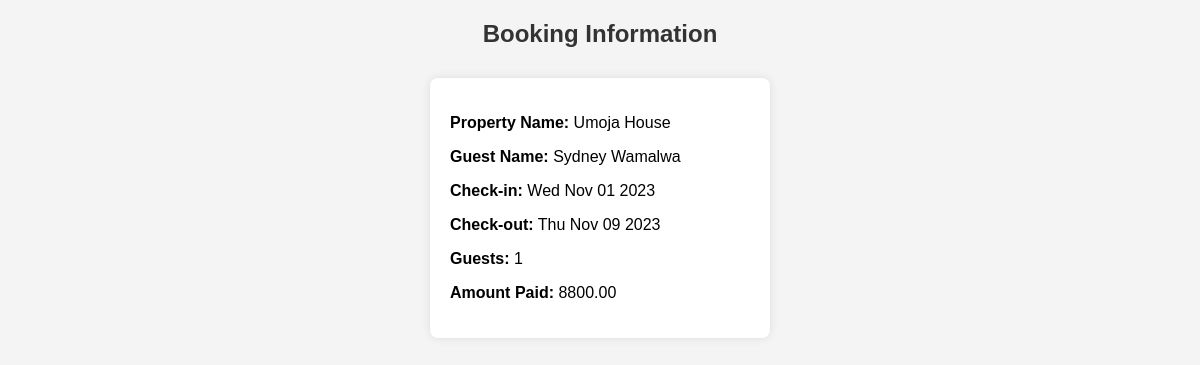
The page /viewpropertybookings/1 on the database as committed earlier.
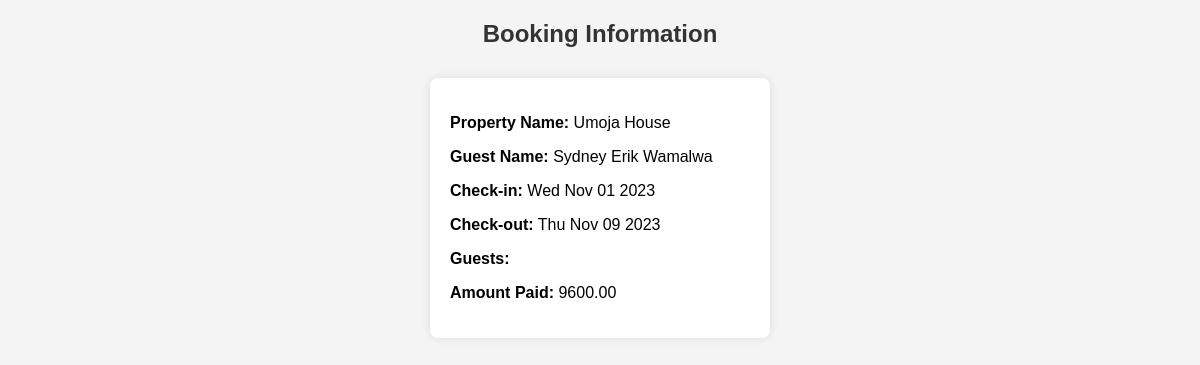
The same page on the database as committed later.
### tables this page shows
CREATE TABLE bookings (
            id INTEGER PRIMARY KEY,
            guest_name TEXT NOT NULL,
            property_id INTEGER,
            property_name TEXT NOT NULL,
            check_in DATE NOT NULL,
            check_out DATE NOT NULL,
            guests INTEGER NOT NULL,
            amount VARCHAR NOT NULL,
            user_id INTEGER NOT NULL,
            FOREIGN KEY (user_id) REFERENCES users(id),
            FOREIGN KEY (property_id) REFERENCES properties (id)
        );

### app.py (the view)
@app.route('/viewpropertybookings/<destination_id>')
def viewpropertybooking(destination_id):
    try:
        with sqlite3.connect('users.db') as connection:
            cursor = connection.cursor()
            cursor.execute("SELECT * FROM bookings WHERE property_id = ?", (destination_id,))
            bookings_data = cursor.fetchall()
        return render_template('admin_property_booking.html', bookings_data=bookings_data)
    except Exception as e:
        print(f"Error fetching bookings: {e}")
        bookings_data = []
        return render_template('admin_property_booking.html', bookings_data=bookings_data, error=str(e))

### templates/admin_property_booking.html (shortened to what this page needs)
<!DOCTYPE html>
<html lang="en">
<head>
</head>
<body>
    <h2>Booking Information</h2>
    <div class="bookings-container">
        {% for booking in bookings_data %}
            <div class="bookings">
                <p><strong>Property Name:</strong> {{ booking[3] }}</p>
                <p><strong>Guest Name:</strong> {{ booking[1] }}</p>
                <p><strong>Check-in:</strong> {{ booking[4] }}</p>
                <p><strong>Check-out:</strong> {{ booking[5] }}</p>
                <p><strong>Guests:</strong> {{ booking[6] }}</p>
                <p><strong>Amount Paid:</strong> {{ booking[7] }}</p>
            </div>
        {% endfor %}
    </div>
</body>
</html>

Rows that differ between the two databases and show on the page:
changed bookings "Umoja House": guest_name "Sydney Wamalwa" → "Sydney Erik Wamalwa"; amount "8800.00" → "9600.00"; guests "1" → (not shown)
